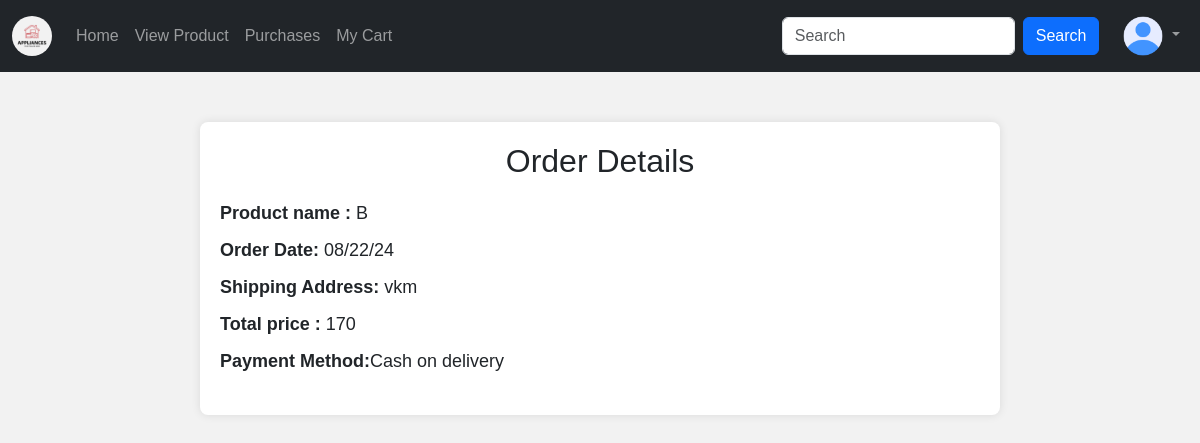
The app's page /order_details (signed in), older data.
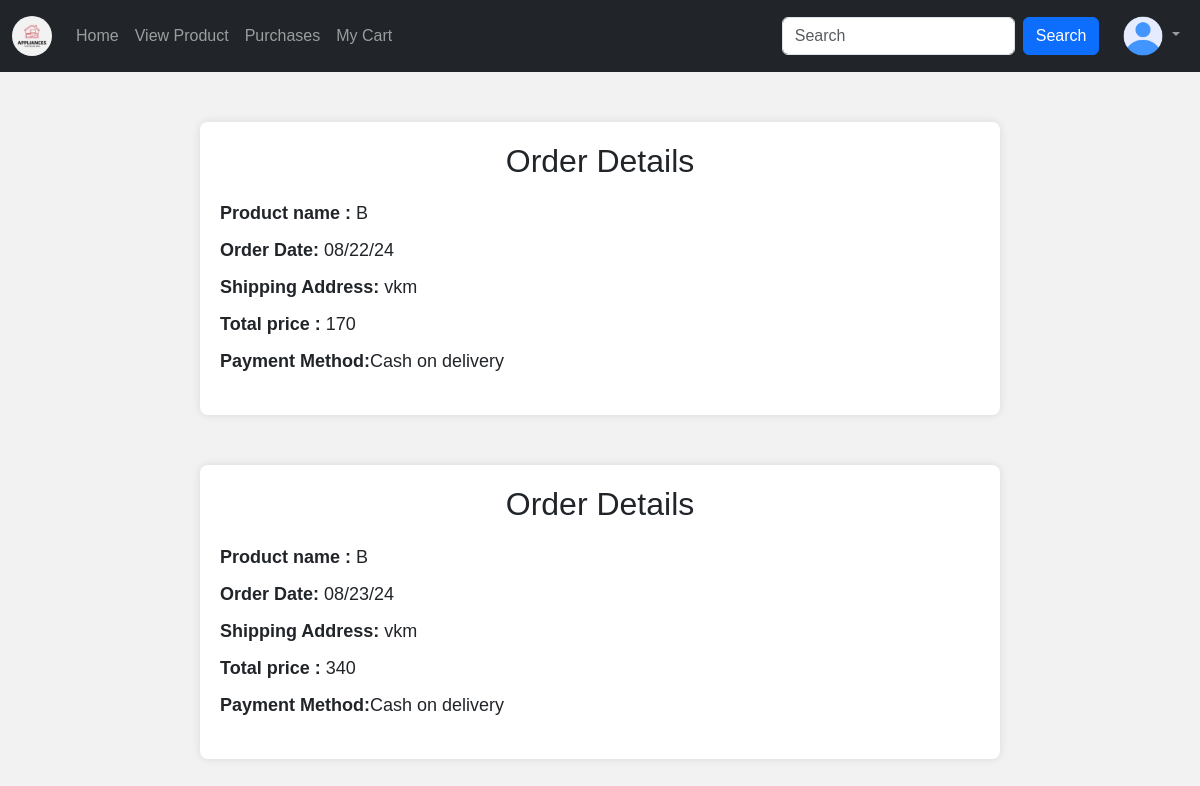
The same page, newer data.
### app/models.py (models this page shows, shortened)
class buy(models.Model):
    user = models.ForeignKey(Register,on_delete=models.CASCADE)
    product = models.ForeignKey(Product,on_delete=models.CASCADE)
    date_of_buying = models.TextField()
    payment_status = models.BooleanField(default=False)
    quantity = models.IntegerField()
    price = models.IntegerField()

class Product(models.Model):
    name = models.TextField()
    discription = models.TextField()
    price = models.IntegerField()
    category = models.TextField()
    quantity = models.IntegerField()
    offerprice = models.IntegerField()
    image = models.FileField()

class Register(models.Model):
    Email = models.EmailField(unique=True)
    name = models.TextField()
    phonenumber = models.IntegerField()
    password = models.IntegerField()
    location= models.TextField()

### app/views.py (the view)
# urls.py: path('order_details',views.order_details),
def order_details(req):
    if 'user' in req.session:
        data=buy.objects.filter(user=get_usr(req))
        return render(req,'user/orderdetails.html',{'data':data})
    else:
        return redirect(login)

### app/views.py (called while the page is built)
def get_usr(req):
    data=Register.objects.get(Email=req.session['user'])
    return data

### template/user/orderdetails.html (shortened to what this page needs)
<!DOCTYPE html>
<html lang="en">
<head>
    {% load static %}
    <link href="https://cdn.jsdelivr.net/npm/bootstrap@5.3.3/dist/css/bootstrap.min.css" rel="stylesheet">
</head>
<body>
    <nav class="navbar navbar-expand-sm navbar-dark bg-dark">
        <div class="container-fluid">
            <a class="navbar-brand" href="#">
                <img src="{% static '360_F_450084582_MJt3cB5MG2NcwgoaN86eWH5573szBMKH.jpg' %}" alt="Logo" style="width:40px;" class="rounded-pill">
            </a>
            <div class="collapse navbar-collapse" id="mynavbar">
                <ul class="navbar-nav me-auto">
                    <li class="nav-item">
                        <a class="nav-link" href="../user_home">Home</a>
                    </li>
                    <li class="nav-item">
                        <a class="nav-link" href="../viewproduct">View Product</a>
                    </li>
                    <li class="nav-item">
                        <a class="nav-link" href="../order_details">Purchases</a>
                    </li>
                    <li class="nav-item">
                        <a class="nav-link" href="../user_view_cart">My Cart</a>
                    </li>
                </ul>
                <form class="d-flex ms-3">
                    <input class="form-control me-2" type="text" placeholder="Search">
                    <button class="btn btn-primary" type="button">Search</button>
                </form>
                <ul class="navbar-nav ms-3">
                    <li class="nav-item dropdown">
                        <a class="nav-link dropdown-toggle" href="#" id="navbarDropdownMenuLink" role="button" data-bs-toggle="dropdown" aria-expanded="false">
                            <img src="{% static 'user.png' %}" width="40" height="40" class="rounded-circle">
                        </a>
                    </li>
                </ul>
            </div>
        </div>
    </nav>
    {% for i in data %}
    <div class="order-container">
        <h2>Order Details</h2>
        <div class="order-details">
            <p><strong>Product name :</strong> {{i.product.name}}</p>
            <p><strong>Order Date:</strong> {{i.date_of_buying}}</p>
            <p><strong>Shipping Address:</strong> {{i.user.location}}</p>
            <p><strong>Total price :</strong> {{i.price}}</p>
            <p><strong>Payment Method:</strong>Cash on delivery</p>
        </div>
    </div>
    {% endfor %}
</body>
</html>

Row changes from the older to the newer data that the page shows:
added buy: product.name "B", date_of_buying "08/23/24", user.location "vkm", price "340"
